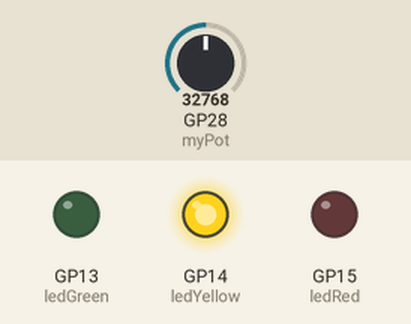
Recording of a program running on a simulated Raspberry Pi Pico running MicroPython. Parts: output pins drawn as LEDs (lit = HIGH). The test bench sets the inputs (shaded band); at power-on: GP28 (myPot) = 32768 (analog values on the 0–65535 scale).

Above: at 1.2 s.
1.3 s: GP28 (myPot) set to 24480
3.2 s: GP28 (myPot) set to 22576
At 4.3 s:
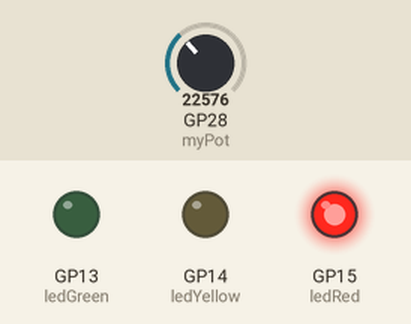
5.5 s: GP28 (myPot) set to 57670
At 7.1 s:
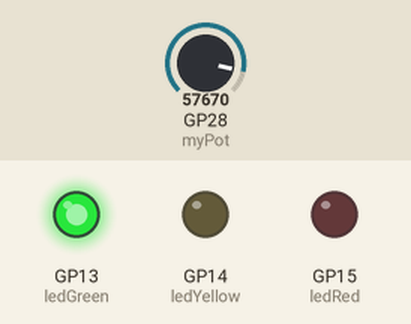
7.5 s: GP28 (myPot) set to 46560
9.2 s: GP28 (myPot) set to 45424
At 11.2 s:
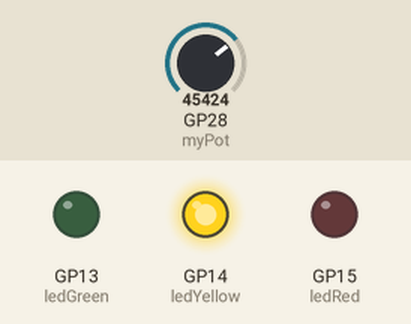
11.5 s: GP28 (myPot) set to 65535
At 12.9 s:
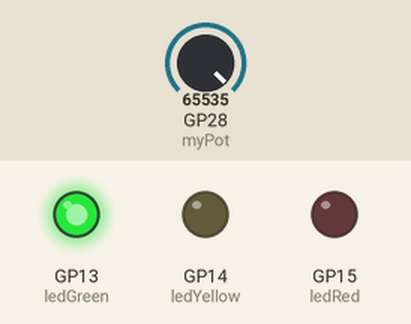
Timing chart, 0 to 14.5 s (numbered marks = the images above; inputs shaded):
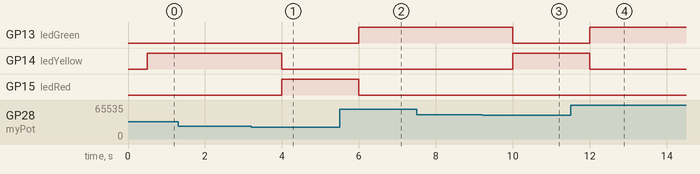

The program:

main.py
```python
import machine


from time import sleep

ledRed = machine.Pin(15, machine.Pin.OUT)
ledYellow = machine.Pin(14, machine.Pin.OUT)
ledGreen = machine.Pin(13, machine.Pin.OUT)
potPin = 28
myPot = machine.ADC(potPin)

while(True) :
        potVal = myPot.read_u16() # This is the pontenciometer

        voltage = (100/65375) * potVal - (160 * 100 / 65375)
        sleep(.5)
        if voltage <= 5:
                ledRed.value(0)
                ledYellow.value(0)
                ledGreen.value(0)

        if voltage >= 6 and voltage < 36:
            ledRed.value(1)
            ledYellow.value(0)
            ledGreen.value(0)

        if voltage >= 36 and voltage < 70:
            ledRed.value(0)
            ledYellow.value(1)
            ledGreen.value(0)

        if voltage  >= 70:
            ledRed.value(0)
            ledYellow.value(0)
            ledGreen.value(1)
```

Measured:
- the behaviour switches between 23696 and 23680 on GP28 (myPot) (found by bisection; images 0 and 1)
- the behaviour switches between 45936 and 45920 on GP28 (myPot) (found by bisection; images 2 and 3)
- after the input at 1.3 s, every drawn part: stays the same
- after the input at 3.2 s, GP14 (ledYellow): HIGH → LOW after 0.80 s; GP15 (ledRed): LOW → HIGH after 0.80 s
- after the input at 5.5 s, GP13 (ledGreen): LOW → HIGH after 0.50 s; GP15 (ledRed): HIGH → LOW after 0.50 s
- after the input at 7.5 s, every drawn part: stays the same
- after the input at 9.2 s, GP13 (ledGreen): HIGH → LOW after 0.80 s; GP14 (ledYellow): LOW → HIGH after 0.80 s
- after the input at 11.5 s, GP13 (ledGreen): LOW → HIGH after 0.50 s; GP14 (ledYellow): HIGH → LOW after 0.50 s
